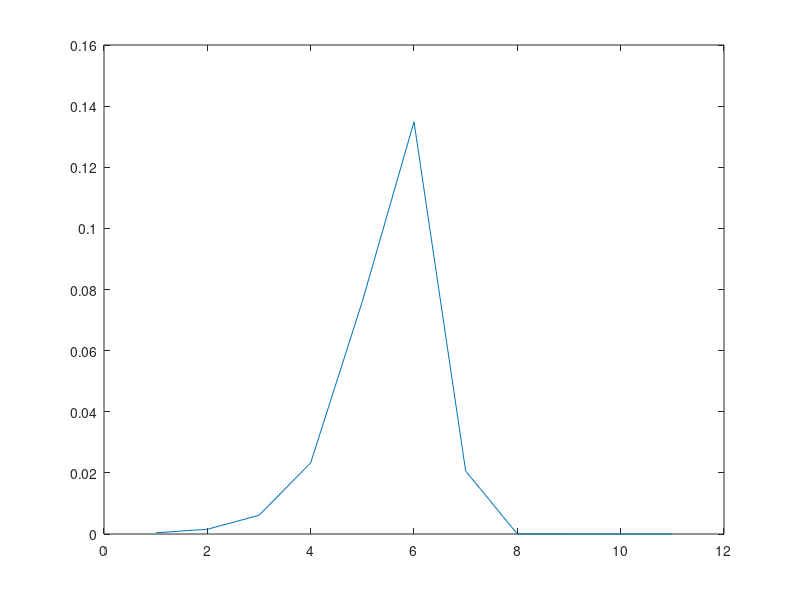

Here is the MATLAB script that generated this plot:
% evans apart
F=1:11;
k0=0.0000729545;
dx=5.69018;
a=0.2651;
P =a*(   k0/0.2  *  exp(  dx*F/4.1+ 4.1*k0/(dx*0.2) *( 1- exp(dx*F/4.1)  )  )   );
plot(F,P)
